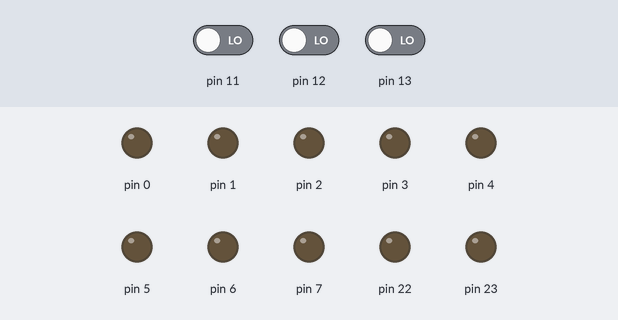
Bench run of a sketch on a simulated Arduino Uno, built with avr-gcc and run on an emulated ATmega328P. On the bench: output pins drawn as LEDs (lit = HIGH). Dashed ring = blinking. The test bench sets the inputs (shaded band); at power-on: pin 11 LOW, pin 12 LOW, pin 13 LOW.

Above: at 1.2 s.
1.3 s: pin 11 driven HIGH
At 1.6 s:
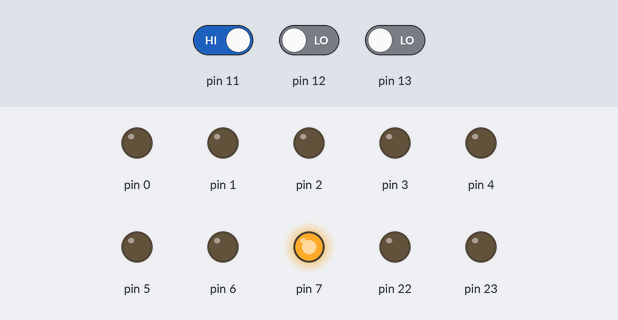
4.3 s: pin 12 driven HIGH
At 5.1 s:
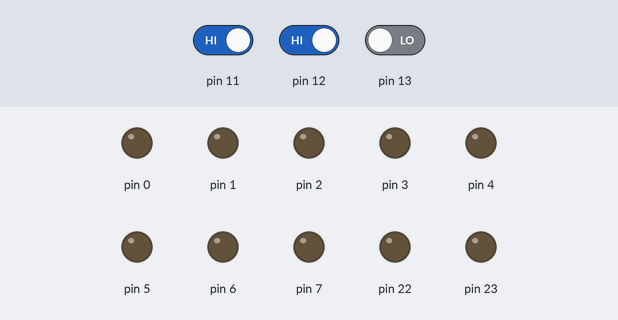
5.8 s: pin 11 driven LOW
At 6.2 s:
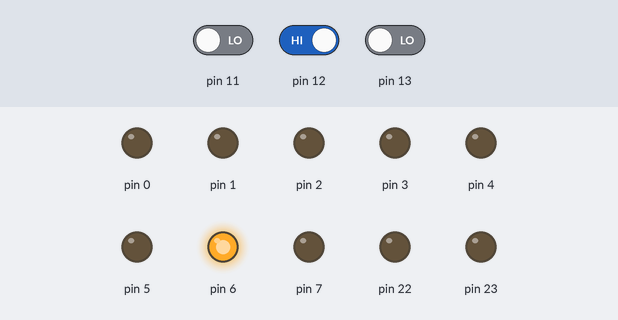
8.8 s: pin 13 driven HIGH
At 9.7 s:
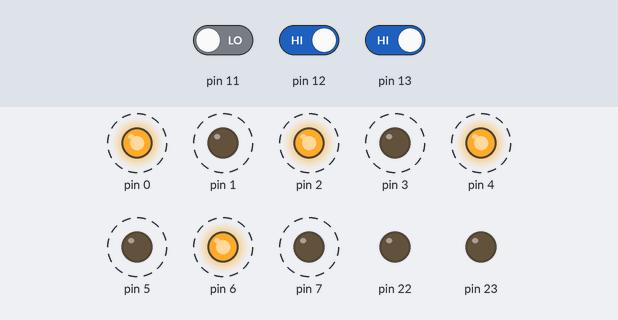
11.8 s: pin 12 driven LOW
Timing chart, 0 to 18.8 s (numbered marks = the images above; inputs shaded):
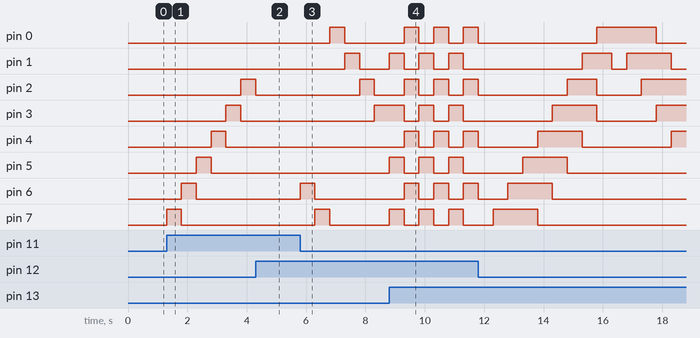

Measured:
- after the input at 1.3 s, pin 2: LOW → HIGH after 2.5 s; pin 3: LOW → HIGH after 2.0 s, → LOW 0.50 s later; pin 4: LOW → HIGH after 1.5 s, → LOW 0.50 s later; pin 5: LOW → HIGH after 1.0 s, → LOW 0.50 s later; pin 6: LOW → HIGH after 0.50 s, → LOW 0.50 s later
- after the input at 4.3 s, pin 0: stays LOW (without the input it goes to HIGH after 0.50 s); pin 1: stays LOW (without the input it goes to HIGH after 0.00 s); pin 7: stays LOW (without the input it goes to HIGH after 1.0 s)
- after the input at 5.8 s, pin 0: LOW → HIGH after 1.0 s, → LOW 0.50 s later; pin 1: LOW → HIGH after 1.5 s, → LOW 0.50 s later; pin 2: LOW → HIGH after 2.0 s, → LOW 0.50 s later; pin 3: LOW → HIGH after 2.5 s; pin 6: LOW → HIGH at once, → LOW 0.50 s later
- after the input at 8.8 s, pin 2: alternates HIGH for 0.50 s and LOW for 0.50 s, starting after 0.50 s

The sketch:

EX2.ino
```cpp
/*EX-02

3個按鈕 + 8個LED
    完成以下功能
    按鈕001，右旋跑馬燈
    按鈕010，左旋跑馬燈
    按鈕100，霹靂燈
    按鈕110，單數及偶數LED交替閃爍*/

byte shift = 0;
void setup()
{
  //Serial.begin(9600);


  DDRD = B11111111;//DDRD是決定pinD0~pinD7是否輸出
  DDRB = B11000000;//DDRB是決定pinD8~pinD13是否為輸出

  //PORTB = LEDs[index1];//PORTD讀取pinD8~pinD13的值決定是高電壓還是低電壓
  //PORTD = LEDs2[index2];//PORTB讀取pinD0~pinD7的值決定是高電壓還是低電壓

  PORTD = B00000000;
}

void loop()
{
    if ((PINB & B00111000)==8)  //按鈕001，右旋跑馬燈
    {
        Serial.println("001");

        PORTD = B10000000 >> shift;
        shift =  ++shift %8 ;
        delay(500);

	}
	else if ((PINB & B00111000)==16)//按鈕010，左旋跑馬燈
    {
        Serial.println("010");

        PORTD = B00000001 << shift;
        shift =  ++shift %8 ;
        delay(500);

	}
    else if ((PINB & B00111000)==32)//按鈕100，霹靂燈
    {
        shift=0;
        PORTD = B00000000;
        delay(500);

        PORTD = B10000000;
         delay(500);
        PORTD = B11000000;
        delay(500);


        for(int i = 0 ; i < 5;i++)
        {
            PORTD = B11100000 >> shift++;
            shift%=8;
             delay(500);
        }
      PORTD = B00000011;
       delay(500);
      PORTD = B00000001;
       delay(500);
      PORTD = B00000011;
       delay(500);
      shift=0;
      for(int i = 0 ; i < 5;i++)
        {
            PORTD = B00000111 << shift++;
            shift%=8;
             delay(500);
        }
      PORTD = B11000000;
      delay(500);
      PORTD = B10000000;
      delay(500);

	}
    else if ((PINB & B00111000)==48)//按鈕110，單數及偶數LED交替閃爍
    {
        Serial.println("110");

        PORTD = B10101010 ;
        delay(500);
        PORTD = B01010101 ;
        delay(500);
	}
     else
     {
    PORTD = B00000000;
     }


  /*兩顆右旋
  for(int i = 0 ; i < 7;i++)
        {
            PORTD = B11000000 >> shift++;
            shift%=8;
            delay(1000);
        }
        shift=0;
        PORTD = B10000001;
        delay(1000);

  */


}
```
